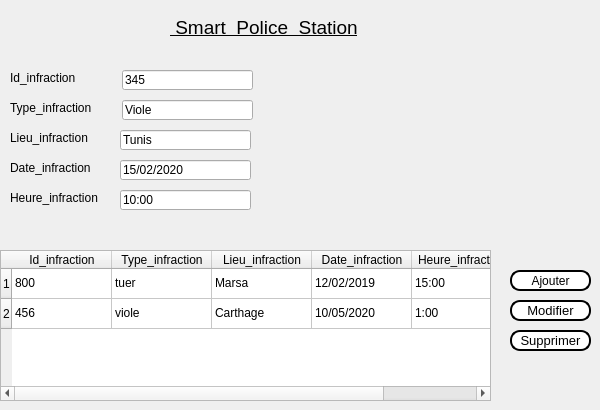
      <widget class="QWidget" name="tab_7">
       <attribute name="icon">
        <iconset>
         <normaloff>../../../Downloads/infraction.png</normaloff>../../../Downloads/infraction.png</iconset>
       </attribute>
       <attribute name="title">
        <string>Détenus </string>
       </attribute>
       <widget class="QPushButton" name="supprimersalaries_10">
        <property name="geometry">
         <rect>
          <x>510</x>
          <y>330</y>
          <width>81</width>
          <height>21</height>
         </rect>
        </property>
        <property name="font">
         <font>
          <family>Arial</family>
          <pointsize>10</pointsize>
          <weight>50</weight>
          <bold>false</bold>
         </font>
        </property>
        <property name="styleSheet">
         <string notr="true">background-color:white; 
color:black; 
border-style:outset ; 
border-width:2px ; 
border-radius:10px;</string>
        </property>
        <property name="text">
         <string>Supprimer</string>
        </property>
       </widget>
       <widget class="QLabel" name="policou_17">
        <property name="geometry">
         <rect>
          <x>170</x>
          <y>10</y>
          <width>351</width>
          <height>35</height>
         </rect>
        </property>
        <property name="sizePolicy">
         <sizepolicy hsizetype="Preferred" vsizetype="Maximum">
          <horstretch>0</horstretch>
          <verstretch>0</verstretch>
         </sizepolicy>
        </property>
        <property name="font">
         <font>
          <family>Arial</family>
          <pointsize>14</pointsize>
          <weight>50</weight>
          <bold>false</bold>
          <underline>true</underline>
         </font>
        </property>
        <property name="text">
         <string> Smart  Police  Station</string>
        </property>
        <property name="textFormat">
         <enum>Qt::PlainText</enum>
        </property>
       </widget>
       <widget class="QPushButton" name="modifiersalaries_10">
        <property name="geometry">
         <rect>
          <x>510</x>
          <y>300</y>
          <width>81</width>
          <height>21</height>
         </rect>
        </property>
        <property name="font">
         <font>
          <family>Arial</family>
          <pointsize>10</pointsize>
          <weight>50</weight>
          <bold>false</bold>
         </font>
        </property>
        <property name="styleSheet">
         <string notr="true">background-color:white; 
color:black; 
border-style:outset ; 
border-width:2px ; 
border-radius:10px;</string>
        </property>
        <property name="text">
         <string>Modifier</string>
        </property>
       </widget>
       <widget class="QLabel" name="label_9">
        <property name="geometry">
         <rect>
          <x>10</x>
          <y>160</y>
          <width>121</width>
          <height>16</height>
         </rect>
        </property>
        <property name="text">
         <string>Date_infraction</string>
        </property>
       </widget>
       <widget class="QLineEdit" name="lineEdit_4">
        <property name="geometry">
         <rect>
          <x>122</x>
          <y>100</y>
          <width>131</width>
          <height>20</height>
         </rect>
        </property>
        <property name="text">
         <string>Viole</string>
        </property>
       </widget>
       <widget class="QLabel" name="label_13">
        <property name="geometry">
         <rect>
          <x>10</x>
          <y>190</y>
          <width>121</width>
          <height>16</height>
         </rect>
        </property>
        <property name="text">
         <string>Heure_infraction</string>
        </property>
       </widget>
       <widget class="QLabel" name="label_14">
        <property name="geometry">
         <rect>
          <x>10</x>
          <y>100</y>
          <width>101</width>
          <height>16</height>
         </rect>
        </property>
        <property name="text">
         <string>Type_infraction</string>
        </property>
       </widget>
       <widget class="QLineEdit" name="lineEdit_7">
        <property name="geometry">
         <rect>
          <x>120</x>
          <y>160</y>
          <width>131</width>
          <height>20</height>
         </rect>
        </property>
        <property name="text">
         <string>15/02/2020</string>
        </property>
       </widget>
       <widget class="QLabel" name="label_27">
        <property name="geometry">
         <rect>
          <x>10</x>
          <y>70</y>
          <width>81</width>
          <height>16</height>
         </rect>
        </property>
        <property name="text">
         <string>Id_infraction </string>
        </property>
       </widget>
       <widget class="QLineEdit" name="lineEdit_10">
        <property name="geometry">
         <rect>
          <x>120</x>
          <y>130</y>
          <width>131</width>
          <height>20</height>
         </rect>
        </property>
        <property name="text">
         <string>Tunis</string>
        </property>
       </widget>
       <widget class="QLabel" name="label_28">
        <property name="geometry">
         <rect>
          <x>10</x>
          <y>130</y>
          <width>101</width>
          <height>16</height>
         </rect>
        </property>
        <property name="text">
         <string>Lieu_infraction</string>
        </property>
       </widget>
       <widget class="QLineEdit" name="lineEdit_11">
        <property name="geometry">
         <rect>
          <x>120</x>
          <y>190</y>
          <width>131</width>
          <height>20</height>
         </rect>
        </property>
        <property name="text">
         <string>10:00</string>
        </property>
       </widget>
       <widget class="QLineEdit" name="lineEdit_12">
        <property name="geometry">
         <rect>
          <x>122</x>
          <y>70</y>
          <width>131</width>
          <height>20</height>
         </rect>
        </property>
        <property name="text">
         <string>345</string>
        </property>
       </widget>
       <widget class="QTableWidget" name="tableWidget">
        <property name="geometry">
         <rect>
          <x>0</x>
          <y>250</y>
          <width>491</width>
          <height>151</height>
         </rect>
        </property>
        <row>
         <property name="text">
          <string>1</string>
         </property>
        </row>
        <row>
         <property name="text">
          <string>2</string>
         </property>
        </row>
        <column>
         <property name="text">
          <string>Id_infraction</string>
         </property>
        </column>
        <column>
         <property name="text">
          <string>Type_infraction</string>
         </property>
        </column>
        <column>
         <property name="text">
          <string>Lieu_infraction</string>
         </property>
        </column>
        <column>
         <property name="text">
          <string>Date_infraction</string>
         </property>
        </column>
        <column>
         <property name="text">
          <string>Heure_infraction</string>
         </property>
        </column>
        <item row="0" column="0">
         <property name="text">
          <string>800</string>
         </property>
        </item>
        <item row="0" column="1">
         <property name="text">
          <string>tuer </string>
         </property>
        </item>
        <item row="0" column="2">
         <property name="text">
          <string>Marsa</string>
         </property>
        </item>
        <item row="0" column="3">
         <property name="text">
          <string>12/02/2019</string>
         </property>
        </item>
        <item row="0" column="4">
         <property name="text">
          <string>15:00</string>
         </property>
        </item>
        <item row="1" column="0">
         <property name="text">
          <string>456</string>
         </property>
        </item>
        <item row="1" column="1">
         <property name="text">
          <string>viole</string>
         </property>
        </item>
        <item row="1" column="2">
         <property name="text">
          <string>Carthage</string>
         </property>
        </item>
        <item row="1" column="3">
         <property name="text">
          <string>10/05/2020</string>
         </property>
        </item>
        <item row="1" column="4">
         <property name="text">
          <string>1:00</string>
         </property>
        </item>
       </widget>
       <widget class="QPushButton" name="Ajoutersalaries_16">
        <property name="geometry">
         <rect>
          <x>510</x>
          <y>270</y>
          <width>81</width>
          <height>21</height>
         </rect>
        </property>
        <property name="styleSheet">
         <string notr="true">background-color:white; 
color:black; 
border-style:outset ; 
border-width:2px ; 
border-radius:10px;</string>
        </property>
        <property name="text">
         <string>Ajouter</string>
        </property>
       </widget>
      </widget>
